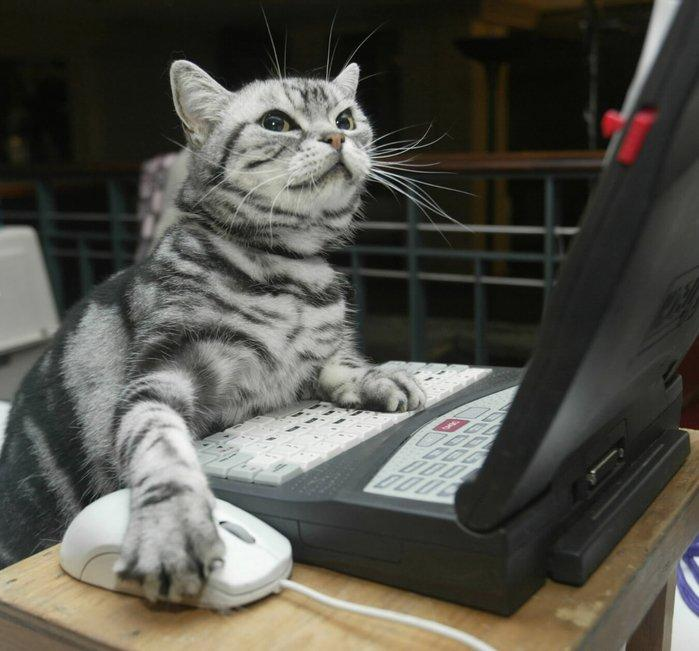
#> input picture Архив/VIII/Цифровая обработка изображений/Помощь/ЦОИ/lab1/cat1.jpg, 699 x 651 px
$ python lab1.py cat1.jpg 5 1.0 5
#> lines starting #> are read from the running program, lines starting #| are printed output that depends on the picture
import cv2 as cv
import math
import sys

def crop_around_center(image, width, height):
    image_size = (image.shape[1], image.shape[0])
    image_center = (int(image_size[0] * 0.5), int(image_size[1] * 0.5))
    if width > image_size[0]:
        width = image_size[0]
    if height > image_size[1]:
        height = image_size[1]
    x1 = int(image_center[0] - width * 0.5)
    x2 = int(image_center[0] + width * 0.5)
    y1 = int(image_center[1] - height * 0.5)
    y2 = int(image_center[1] + height * 0.5)
    return image[y1:y2, x1:x2]


def largest_rotated_rect(w, h, angle):
    quadrant = int(math.floor(angle / (math.pi / 2))) & 3
    sign_alpha = angle if ((quadrant & 1) == 0) else math.pi - angle
    alpha = (sign_alpha % math.pi + math.pi) % math.pi

    bb_w = w * math.cos(alpha) + h * math.sin(alpha)
    bb_h = w * math.sin(alpha) + h * math.cos(alpha)

    gamma = math.atan2(bb_w, bb_w) if (w < h) else math.atan2(bb_w, bb_w)

    delta = math.pi - alpha - gamma

    length = h if (w < h) else w

    d = length * math.cos(alpha)
    a = d * math.sin(alpha) / math.sin(delta)

    y = a * math.cos(gamma)
    x = y * math.tan(gamma)

    return (bb_w - 2 * x, bb_h - 2 * y)


def func(interpol):
    return {
        0: cv.INTER_NEAREST,
        1: cv.INTER_LINEAR,
        2: cv.INTER_CUBIC
    }[interpol]


filename = sys.argv[1]
alpha = int(sys.argv[2])
k = float(sys.argv[3])
interpol = int(sys.argv[4])

original_image = cv.imread(filename)
#> original_image is the input picture: shape (651, 699, 3); mean B, G, R 74.7, 82.2, 83.3
cv.imshow('Original image', original_image)

(rows, cols) = original_image.shape[:2]
#> rows = 651; cols = 699
M = cv.getRotationMatrix2D(((cols - 1) / 2.0, (rows - 1) / 2.0), alpha, 1)
rotated_image = cv.warpAffine(original_image, M, (cols, rows))
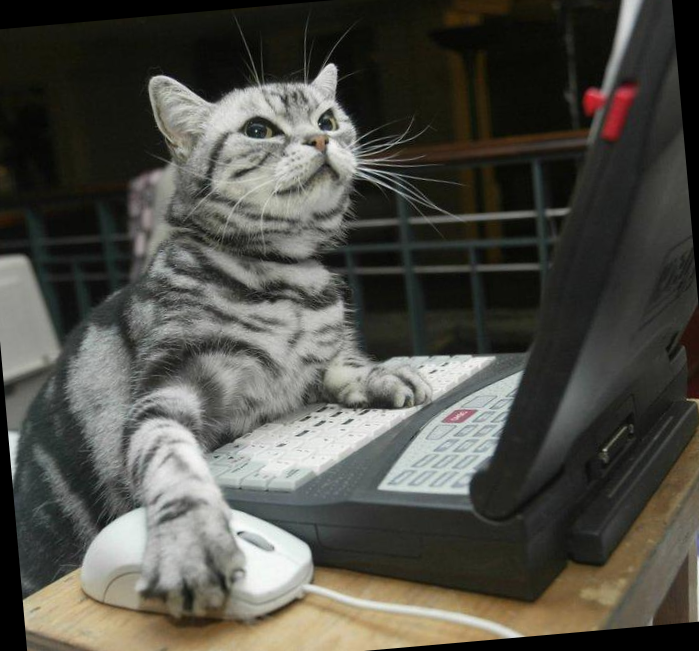
#> rotated_image: shape (651, 699, 3); mean B, G, R 71.7, 78.8, 79.6
cv.imshow('Rotated image', rotated_image)

cropped_image = crop_around_center(rotated_image, *largest_rotated_rect(cols, rows, math.radians(alpha)))
#> in crop_around_center, `return image[y1:y2, x1:x2]`:
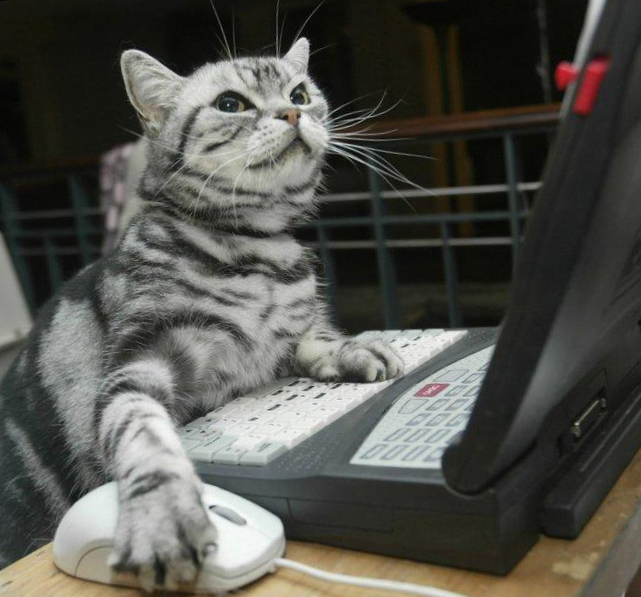
#> returned value: shape (597, 641, 3); mean of channels 0, 1, 2 76, 82.2, 82.4; drawn as B, G, R
cv.imshow('Cropped image', cropped_image)

resized_image = cv.resize(cropped_image, None, fx=k, fy=1.0/k, interpolation=func(interpol))
#> (the run stopped early here; a loop or call above may not have finished)
